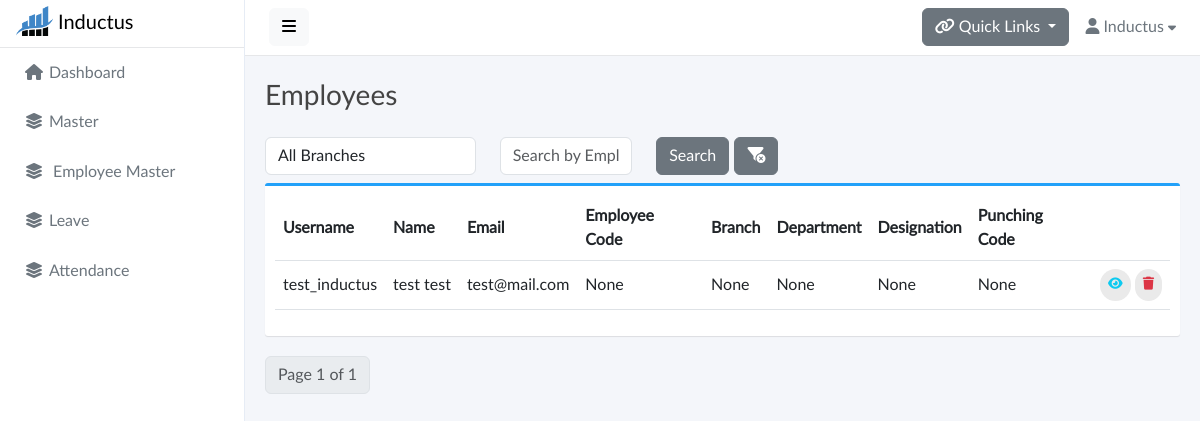
The app's page /employees_profiles/ (signed in), older data.
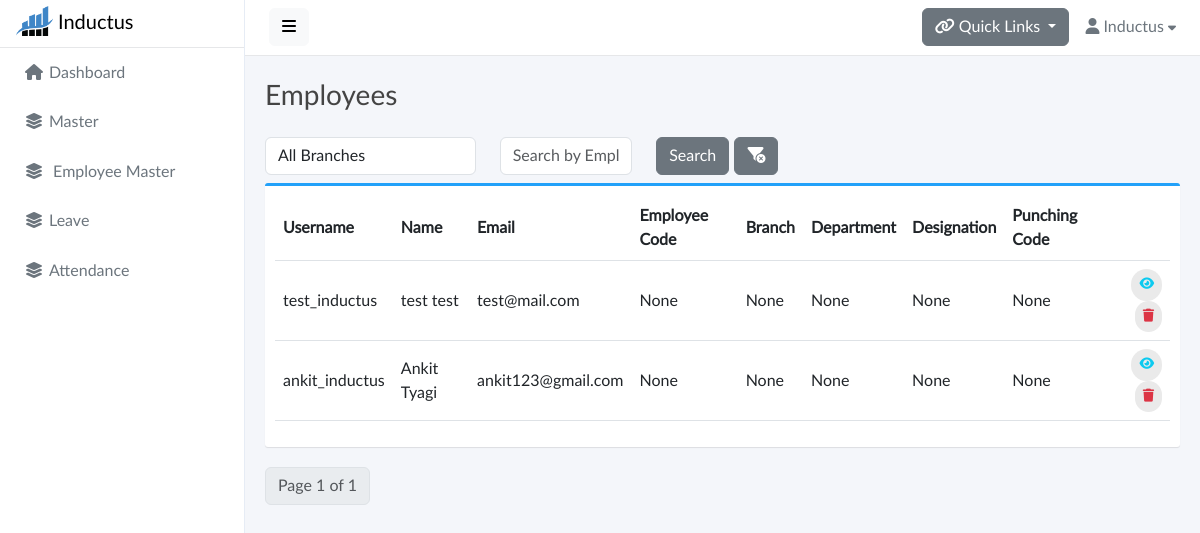
The same page, newer data.
### base/models.py (models this page shows, shortened)
class Employee(models.Model):
    GENDER_CHOICES = [
        ('Male', 'Male'),
        ('Female', 'Female'),
    ]
    SHIFT_CHOICES = [
        ('General', 'General'),
        ('UNICEF', 'UNICEF'),
    ]
    EMPLOYEE_TYPE_CHOICES = [
        ('Permanent','Permanent')
    ]
    GRADE_CHOICES = [
        ('Employee','Employee'),
        ('Consultant','Consultant'),
        ('UNF Employee','UNF Employee'),
        ('UNF Supervisor','UNF Supervisor'),
    ]
    id = models.CharField(max_length=25,primary_key=True,default=generate_unique_id,editable=False)
    user = models.OneToOneField(User, on_delete=models.CASCADE,editable=False)
    employee_code = models.CharField(max_length=20,unique=True,null=True,blank=True)
    middle_name = models.CharField(max_length=100,blank=True,null=True)
    official_email= models.CharField(max_length=100, blank=True , null=True , unique=True)
    gender = models.CharField(max_length=10, choices=GENDER_CHOICES)
    punching_code = models.IntegerField(unique=True , null=True , blank=True)
    date_of_joining = models.DateField(null=True)
    branch = models.ForeignKey(Branch, on_delete=models.SET_NULL,null=True,blank=True)
    department = models.ForeignKey(Department, on_delete=models.SET_NULL, null=True,blank=True)
    designation = models.ForeignKey(Designation, on_delete=models.SET_NULL,null=True,blank=True)
    employee_type = models.CharField(max_length=100, choices=EMPLOYEE_TYPE_CHOICES)
    shift = models.CharField(max_length=100, choices=SHIFT_CHOICES)
    grade = models.CharField(max_length=100, choices=GRADE_CHOICES)
    reporting_manager = models.ForeignKey(
        'self',
        on_delete=models.SET_NULL,
        null=True,
        blank=True,
        related_name='reportees'
    )
    ctc = models.CharField(max_length=20,null=True,blank=True)
    gross_salary = models.CharField(max_length=20,null=True,blank=True)
    basic_salary = models.CharField(max_length=20,null=True,blank=True)

### base/views.py (the view)
# urls.py: path('employees_profiles/',views.EmployeeView,name='employees'),
@login_required(login_url='signin')
def EmployeeView(request):
    employees = Employee.objects.all()
    branchs = Branch.objects.all()
    departments = Department.objects.all()
    designations = Designation.objects.all()
    numeric_part = 0
    if request.method == 'GET':
        try:
            seleted_branch = request.GET.get('branch')
            if seleted_branch:
                employees = employees.filter(branch__branch_name=seleted_branch)
            employee_name = request.GET.get('employee_name')
            if employee_name:
                employees = employees.filter(Q(user__first_name__icontains=employee_name) | Q(user__last_name__icontains=employee_name))
            last_employee = Employee.objects.order_by('-employee_code').first()
            if last_employee:
                last_code = last_employee.employee_code
                if last_code and any(char.isdigit() for char in last_code):
                    numeric_part = int(''.join(filter(str.isdigit, last_code)))
        except Employee.DoesNotExist:
            pass  # Handle the case when no Employee objects exist
    items_per_page = 5
    employees = employees.order_by('id')
    paginator = Paginator(employees, items_per_page)
    page = request.GET.get('page')
    try:
        employees = paginator.page(page)
    except PageNotAnInteger:
        employees = paginator.page(1)
    except EmptyPage:
        employees = paginator.page(paginator.num_pages)
    context = {
        'employees': employees,
        'next_employee_code': numeric_part + 1,
        'designations': designations,
        'departments': departments,
        'branchs': branchs,
        'selected_branch' : seleted_branch,
        'employee_name' : employee_name
    }
    return render(request, 'employee.html', context)

### base/templates/employee.html (shortened to what this page needs)
{% extends 'base.html' %}
{% load static %}
{% block start %}
<div class="content">
  <div class="container">
    <div class="page-title">
      <h3>Employees</h3>
    </div>
      <form method="get" action="{% url 'employees' %}" id="filterform">
        <div class="row">
          <div class="col-sm-3 form-group mt-2 mb-2">
            <select class="form-control" name="branch" id="branch">
                <option value="">All Branches</option>
            </select>
          </div>
          <div class="col-sm-2 form-group mt-2 mb-2">
            <input class="form-control" type="text" name="employee_name"  {% if employee_name %} value="{{employee_name}}" {% else %} placeholder="Search by Employee" {% endif %} />
        </div>
          <div class="col-sm-1 form-group mt-2 mb-2">
            <button type="submit" class="btn btn-secondary">Search</button>
          </div>
          <div class="col-sm-1 form-group mt-2 mb-2">
            <a href="{% url 'employees' %}" class="btn btn-secondary" title="Remove Filters"><i class="fa-solid fa-filter-circle-xmark"></i></i></a>
          </div>
      </div>
    </form>
    <div class="box box-primary">
      <div class="box-body">
        <table width="100%" class="table table-hover" id="dataTables-example">
          <thead>
            <tr>
              <th>Username</th>
              <th>Name</th>
              <th>Email</th>
              <th>Employee Code</th>
              <th>Branch</th>
              <th>Department</th>
              <th>Designation</th>
              <th>Punching Code</th>
              <th></th>
            </tr>
          </thead>
          <tbody>
            {% if employees %}
            {% for employee in employees %}
            <tr>
              <td>{{employee.user.username}}</td>
              <td>{{employee.user.first_name}} {{employee.user.last_name}}</td>
              <td>{{employee.user.email}}</td>
              <td>{{employee.employee_code}}</td>
              <td>{{employee.branch}}</td>
              <td>{{employee.department}}</td>
              <td>{{employee.designation}}</td>
              <td>{{employee.punching_code}}</td>
              <td class="text-end">
                <a href="{% url 'employee_profile' employee.id %}" class="btn btn-outline-info btn-rounded"><i
                    class="fas fa-eye"></i></a>
                <a class="btn btn-outline-danger btn-rounded" data-bs-toggle="modal"
                  data-bs-target="#deleteUserModal{{employee.id}}">
                  <i class="fas fa-trash"></i>
                </a>
              </td>
            </tr>
            {% endfor %}
            {% else %}
            <tr>
              <td>No Record Found</td>
            </tr>
            {% endif %}
          </tbody>
        </table>
      </div>
    </div>
    <nav aria-label="Employee Pagination">
      <ul class="pagination ">
          <li class="page-item disabled">
              <span class="page-link">Page {{ employees.number }} of {{ employees.paginator.num_pages }}</span>
          </li>
      </ul>
  </nav>
  </div>
</div>
{% endblock %}

### base/templates/base.html (shortened to what this page needs)
{% load static %}
<!doctype html>
<html lang="en">
<head>
	<link href="{% static 'fontawesomefree/css/fontawesome.css' %}" rel="stylesheet" type="text/css">
    <link href="{% static 'fontawesomefree/css/brands.css' %}" rel="stylesheet" type="text/css">
    <link href="{% static 'fontawesomefree/css/solid.css' %}" rel="stylesheet" type="text/css">
    <link href="{% static 'vendor/bootstrap/css/bootstrap.min.css' %}" rel="stylesheet">
    <link href="{% static 'css/master.css' %}" rel="stylesheet">
</head>
<body>
    <div class="wrapper">
        <nav id="sidebar" class="inactive">
            <div class="sidebar-header" style="display: flex;">
                <a href="{% url 'dashboard' %}"><img  src="{% static 'img/logo.png' %}" style="width: 37px; height: 30px;" alt="bootraper logo" class="app-logo"></a>
                <h5 style="color: black; margin: 5px 5px;">Inductus</h5>
            </div>
            <ul class="list-unstyled components text-secondary">
                <li>
                    <a href="{% url 'dashboard' %}"><i class="fas fa-home"></i>Dashboard</a>
                </li>
                <li>
                     <a href="#master" data-bs-toggle="collapse" aria-expanded="false" class="dropdown-toggle no-caret-down"><i class="fas fa-layer-group"></i>Master</a>
                 </li>
                 <li>
                    <a href="#employeemaster" data-bs-toggle="collapse" aria-expanded="false" class="dropdown-toggle no-caret-down"><i class="fas fa-layer-group"></i> Employee Master</a>
                </li>
                <li>
                    <a href="#leave" data-bs-toggle="collapse" aria-expanded="false" class="dropdown-toggle no-caret-down"><i class="fas fa-layer-group"></i>Leave</a>
                </li>
                <li>
                    <a href="#attendance" data-bs-toggle="collapse" aria-expanded="false" class="dropdown-toggle no-caret-down"><i class="fas fa-layer-group"></i>Attendance</a>
                </li>
            </ul>
        </nav>
        <div id="body" class="inactive">
            <nav class="navbar navbar-expand-lg navbar-white bg-white">
                <button type="button" id="sidebarCollapse" class="btn btn-light">
                    <i class="fas fa-bars"></i>
                </button>
                <div class="collapse navbar-collapse" id="navbarSupportedContent">
                    <ul class="nav navbar-nav ms-auto">
                        <li class="nav-item dropdown">
                            <div class="nav-dropdown mt-2">
                                <button class="btn btn-secondary dropdown-toggle" data-bs-toggle="dropdown" aria-expanded="false"><i class="fas fa-link"></i>
                                    Quick Links
                                  </button>
                            </div>
                        </li>
                        <li class="nav-item dropdown">
                            <div class="nav-dropdown">
                                <a href="#" id="nav2" class="nav-item nav-link dropdown-toggle text-secondary" data-bs-toggle="dropdown" aria-expanded="false">
                                    <i class="fas fa-user"></i> <span>Inductus</span> <i style="font-size: .8em;" class="fas fa-caret-down"></i>
                                </a>
                            </div>
                        </li>
                    </ul>
                </div>
            </nav>
            {% block start %}
            {% endblock %}
        </div>
    </div>
</body>
</html>

### static/css/master.css (style rules this page uses)
body, h1, .h1, h2, .h2, h3, .h3, h4, .h4, h5, .h5, h6, .h6, p, a, td { -moz-osx-font-smoothing: grayscale; -webkit-font-smoothing: antialiased; }
body { width: 100%; height: 100%; background: #f4f6fa; font-family: "Lato", "Helvetica Neue", Arial, Helvetica, sans-serif; font-size: 1rem; color: #444; }
.wrapper { display: flex; width: 100%; align-items: stretch; overflow-x: hidden }
#body { width: 100%; padding: 0; min-height: 100vh; transition: all 0.3s; }
#body>.navbar { padding: 0 1.5rem; min-height: 54px; box-shadow: none; border-bottom: 1px solid rgba(101, 109, 119, .16); }
#body>.content { position: relative; padding: .5rem; }
#body .content .page-title h3 { margin: 1rem 0; }
.page-title { margin: 0; font-size: 1.5rem; line-height: 1.5555556; }
.box { position: relative; border-radius: 3px; background: #ffffff; border-top: 3px solid #d2d6de; margin-bottom: 20px; width: 100%; box-shadow: 0 1px 1px rgba(0, 0, 0, 0.1); }
.box-body { border-top-left-radius: 0; border-top-right-radius: 0; border-bottom-right-radius: 3px; border-bottom-left-radius: 3px; padding: 10px; }
.box-primary { border-top-color: #22a1f9; }
.btn-rounded { border-radius: 10em; padding: 6px 8px; font-size: small; text-transform: none; text-shadow: none !important; background: #eaeaea; border-color: transparent; border: none; }
a, a:hover, a:focus { color: inherit; text-decoration: none; transition: all 0.3s; }
.table td, .table th { vertical-align: middle; }
@media (min-width: 200px) { .navbar-expand-lg .navbar-collapse { display: -ms-flexbox !important; display: flex !important; -ms-flex-preferred-size: auto; flex-basis: auto; } }
@media (min-width: 200px) { .navbar-expand-lg .navbar-nav { -ms-flex-direction: row; flex-direction: row; } }

### static/components/navbar/navbar-dropdowns.css (style rules this page uses)
.nav-dropdown .nav-link { color: #B2EBF2; line-height: 1.42857; padding: 1rem 0 1rem 1rem !important; }
.nav-dropdown .nav-link::after { display: none; }

### static/components/sidebar/sidebar-default.css (style rules this page uses)
#sidebar { min-width: 245px; max-width: 245px; background: #fff; color: #fff; transition: all 0.3s; border-right: 1px solid #e6ecf5; }
#sidebar .sidebar-header { padding: .4rem 1rem; border-bottom: 1px solid rgba(101, 109, 119, .16); max-height: 55px; }
#sidebar ul.components { padding: 0 0; }
#sidebar ul li a { padding: .8rem 1.5rem; font-size: 1rem; display: block; }
#sidebar ul li a .fas { min-width: 20px; margin-right: 5px; text-align: center; }
#sidebar .dropdown-toggle::after { display: block; position: absolute; top: 50%; right: 20px; transform: translateY(-50%); display: none; }

Row changes from the older to the newer data that the page shows:
added Employee: user.username "ankit_inductus", user.first_name "Ankit", user.last_name "Tyagi", user.email "ankit123@gmail.com", employee_code "None", branch "None", department "None", designation "None", punching_code "None"
